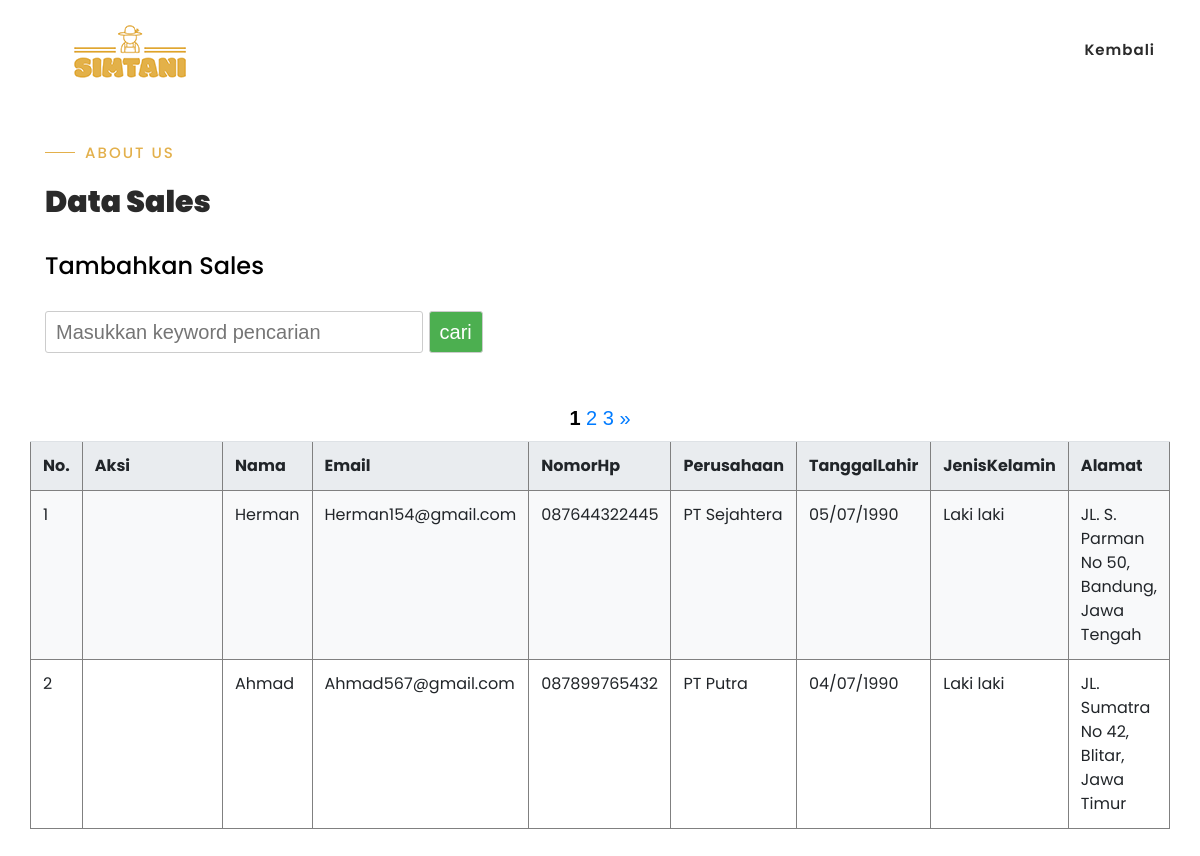
/datasales.php (signed in), run on the app's committed database.
### tables this page shows
CREATE TABLE `sales` (
  `id` int(12) NOT NULL,
  `nama` varchar(255) NOT NULL,
  `username` varchar(255) NOT NULL,
  `perusahaan` varchar(255) NOT NULL,
  `email` varchar(255) NOT NULL,
  `tanggallahir` varchar(50) NOT NULL,
  `nomorhp` varchar(12) NOT NULL,
  `jeniskelamin` varchar(50) NOT NULL,
  `alamat` varchar(255) NOT NULL,
  `password` varchar(255) NOT NULL,
  `fotoprofil` varchar(255) NOT NULL
);

### config/functions.php (called while the page is built, shortened)
<?php
$conn = mysqli_connect("localhost","root","","ppl");
function query($querry){
    global $conn;
    $result = mysqli_query($conn,$querry);
    $rows=[];
    while ( $row = mysqli_fetch_assoc($result)){
        $rows[]=$row;
    }
    return $rows;
}
 ?>

### datasales.php (the view, shortened to what this page needs)
<?php
$username=$_GET["username"];
require'..\ppl\config\functions.php';
$jumlahadataperhalaman = 2 ;
$jumlahdata = count(query("SELECT * FROM sales"));
$jumlahhalaman = ceil($jumlahdata/$jumlahadataperhalaman);
$halamanaktif = (isset($_GET["halaman"])) ? $_GET["halaman"] : 1 ;
$awaldata = ($jumlahadataperhalaman*$halamanaktif)-$jumlahadataperhalaman;
$sales = query("SELECT * FROM sales ORDER BY id DESC LIMIT $awaldata,$jumlahadataperhalaman");
?>
<!DOCTYPE html>
<html>
<head>
    <link rel="stylesheet" href="styleindex.css">
    <link rel="stylesheet" href="design/tabel.css">
<!DOCTYPE html>
<html>
<head>
    <link rel="stylesheet" type="text/css" href="assets/css/bootstrap.min.css">
    <link rel="stylesheet" type="text/css" href="assets/css/font-awesome.css">
    <link rel="stylesheet" href="assets/css/index.css">
    <link rel="stylesheet" href="assets/css/owl-carousel.css">
    <link rel="stylesheet" href="assets/css/lightbox.css">
    </head>
</head>
<body>
<header class="header-area header-sticky">
        <div class="container">
            <div class="row">
                <div class="col-12">
                    <nav class="main-nav">
                        <a href="index<?= $tabel;?>.php?username=<?= $username;?>"class="logo">
                            <img src="assets/images/simtanilogo.png" align="klassy cafe html template">
                        </a>
                        <ul class="nav">
                            <li class="scroll-to-section"><a href="indexadmin1.php?username=<?= $username;?>">Kembali</a></li>
                        </ul>
                    </nav>
                </div>
            </div>
        </div>
    </header>
<br>
<section class="section" id="about">
        <div class="container">
            <div class="row">
                <div class="col-lg-6 col-md-6 col-xs-12">
                    <div class="left-text-content">
                        <div class="section-heading">
                            <h6>About Us</h6>
                            <h2>Data Sales</h2>
                            <div style="margin-top:30px;margin-bottom:30px;"><h4 style="color:black;"><a style="font-style: unset;color:black;" href="registrasisales.php?username=<?= $username;?>">Tambahkan Sales</a></h4></div>
                            <div style="font-family: arial;
                            font-size: 20px;
                            display: flex;
                            justify-content: left;">
                                <form action="" method="post">
                                <input type="text" name="keyword" id="keyword" size="40px" autofocus
                                placeholder="Masukkan keyword pencarian" autocomplete="off">
                                <button type="submit" name="cari">cari</button></form></div>
                        </div>
            </div>
        </div>
</section>
<div style="font-family: arial;
  font-size: 20px;
  /* Center child horizontally*/
  display: flex;
  justify-content: center;">
  <div style="width: auto;
  height:20px;
  ">
    <br>
    <?php for ( $i = 1 ; $i <= $jumlahhalaman; $i ++):?>
        <?php	if($i == $halamanaktif):?>
        <a href="?halaman=<?= $i ; ?>" style="font-weight:bold; color:black;"> <?php echo$i	?></a>
        <?php	else:?>
        <a href="?halaman=<?= $i ; ?>"> <?php echo$i	?></a>
        <?php	endif;?>
    <?php endfor; ?>
    <?php	if($halamanaktif < $jumlahhalaman):?>
        <a href="?halaman=<?=$halamanaktif +1; ?> ">&raquo;</a>
    <?php	endif;?>
  </div>
</div>
<br>
<br>
<div style="margin:30px;margin-top:0px;overflow-x:auto;">
<table border="1" cellpadding="10" cellspacing="0">
<tr>
    <th>No.</th>
    <th>Aksi</th>
    <th>Nama</th>
    <th>Email</th>
    <th>NomorHp</th>
    <th>Perusahaan</th>
    <th>TanggalLahir</th>
    <th>JenisKelamin</th>
    <th>Alamat</th>
</tr>
<?php $i=1?>
<?php foreach($sales as $row) :?>
<tr>
    <td><?= $i?></td>
    <td><?= $row["nama"];	?></td>
    <td><?= $row["email"];	?></td>
    <td><?= $row["nomorhp"];	?></td>
    <td><?= $row["perusahaan"];	?></td>
    <td><?= $row["tanggallahir"];	?></td>
    <td><?= $row["jeniskelamin"];	?></td>
    <td><?= $row["alamat"];	?></td>
</tr>
<?php $i++?>
<?php	endforeach; ?>
</table>
<br>
</div>
</body>
</html>

### design/styleindex.css (style rules this page uses)
a { text-decoration: none; color: #333; padding: 5px 10px; border: 1px solid #ccc; margin: 0 5px; border-radius: 3px; }
table { border-collapse: collapse; width: 100%; }
th, td { padding: 10px; text-align: left; }
th { background-color: #ddd; }
tr:nth-child(even) { background-color: #f2f2f2; }
form { margin-bottom: 20px; }
input[type="text"], button[type="submit"] { padding: 5px 10px; border: 1px solid #ccc; border-radius: 3px; }
input[type="text"] { width: 70%; }
button[type="submit"] { background-color: #4CAF50; color: #fff; cursor: pointer; }

### design/tabel.css (style rules this page uses)
table { border-collapse: collapse; width: 100%; margin-bottom: 1rem; background-color: #fff; color: #212529; font-size: 1rem; line-height: 1.5; }
table td, table th { padding: 0.75rem; vertical-align: top; border-top: 1px solid #dee2e6; }
table th { font-weight: bold; background-color: #e9ecef; text-align: left; }
table td { border-top: none; }
table tr:nth-child(even) { background-color: #f8f9fa; }

### assets/css/index.css (style rules this page uses)
html, body, div, span, applet, object, iframe, h1, h2, h3, h4, h5, h6, p, blockquote, div pre, a, abbr, acronym, address, big, cite, code, del, dfn, em, font, img, ins, kbd, q, s, samp, small, strike, strong, sub, sup, tt, var, b, u, i, center, dl, dt, dd, ol, ul, li, figure, header, nav, section, article, aside, footer, figcaption { margin: 0; padding: 0; border: 0; outline: 0; }
ul, li { padding: 0; margin: 0; list-style: none; }
header, nav, section, article, aside, footer, hgroup { display: block; }
* { box-sizing: border-box; }
html, body { font-family: 'Poppins', sans-serif; font-weight: 400; background-color: #fff; font-size: 16px; -ms-text-size-adjust: 100%; -webkit-font-smoothing: antialiased; -moz-osx-font-smoothing: grayscale; }
a { text-decoration: none !important; }
h1, h2, h3, h4, h5, h6 { margin-top: 0px; margin-bottom: 0px; }
ul { margin-bottom: 0px; }
html, body { background: #fff; font-family: 'Poppins', sans-serif; }
.section-heading h6 { position: relative; font-size: 15px; color: #e3b04b ; font-weight: 500; letter-spacing: 2px; text-transform: uppercase; padding-left: 40px; }
.section-heading h6:before { width: 30px; height: 1px; content: ''; position: absolute; left: 0; top: 8px; background-color: #e3b04b ; }
.section-heading h2 { line-height: 40px; margin-top: 20px; margin-bottom: 25px; font-size: 30px; font-weight: 900; color: #2a2a2a; }
.header-area { background-color: #fff; position: absolute; top: 0px; left: 0px; right: 0px; z-index: 100; height: 100px; -webkit-transition: all .5s ease 0s; -moz-transition: all .5s ease 0s; -o-transition: all .5s ease 0s; transition: all .5s ease 0s; }
.header-area .main-nav { min-height: 80px; background: transparent; }
.header-area .main-nav .logo { line-height: 100px; color: #fff; font-size: 28px; font-weight: 700; text-transform: uppercase; letter-spacing: 2px; float: left; -webkit-transition: all 0.3s ease 0s; -moz-transition: all 0.3s ease 0s; -o-transition: all 0.3s ease 0s; transition: all 0.3s ease 0s; }
.header-area .main-nav .nav { float: right; margin-top: 30px; margin-right: 0px; background-color: transparent; -webkit-transition: all 0.3s ease 0s; -moz-transition: all 0.3s ease 0s; -o-transition: all 0.3s ease 0s; transition: all 0.3s ease 0s; position: relative; z-index: 999; }
.header-area .main-nav .nav li { padding-left: 15px; padding-right: 15px; }
.header-area .main-nav .nav li:last-child { padding-right: 0px; }
.header-area .main-nav .nav li a { display: block; font-weight: 600; font-size: 15px; color: #2a2a2a; text-transform: capitalize; -webkit-transition: all 0.3s ease 0s; -moz-transition: all 0.3s ease 0s; -o-transition: all 0.3s ease 0s; transition: all 0.3s ease 0s; height: 40px; line-height: 40px; border: transparent; letter-spacing: 1px; }
.header-area .main-nav .nav li a { color: #2a2a2a; }
.header-area.header-sticky { min-height: 80px; }
.header-area .nav { margin-top: 30px; }
@media (max-width: 1200px) { .header-area .main-nav .nav li { padding-left: 12px; padding-right: 12px; } }
@media (max-width: 1200px) { .header-area .main-nav:before { display: none; } }
@media (min-width: 767px) { .header-area .main-nav .nav { display: flex !important; } }
*, *:before, *:after { -webkit-box-sizing: border-box; box-sizing: border-box; -webkit-font-smoothing: antialiased; -moz-osx-font-smoothing: grayscale; }
#about { margin-top: 20px; padding: 100px 0px 0px 0px; position: relative; z-index: 9; }
#about .section-heading h2 { padding-right: 120px; }

### data on the page
sales: nama "Herman", email "Herman154@gmail.com", nomorhp "087644322445", perusahaan "PT Sejahtera", tanggallahir "05/07/1990", jeniskelamin "Laki laki", alamat "JL. S. Parman No 50, Bandung, Jawa Tengah"
sales: nama "Ahmad", email "Ahmad567@gmail.com", nomorhp "087899765432", perusahaan "PT Putra", tanggallahir "04/07/1990", jeniskelamin "Laki laki", alamat "JL. Sumatra No 42, Blitar, Jawa Timur"
